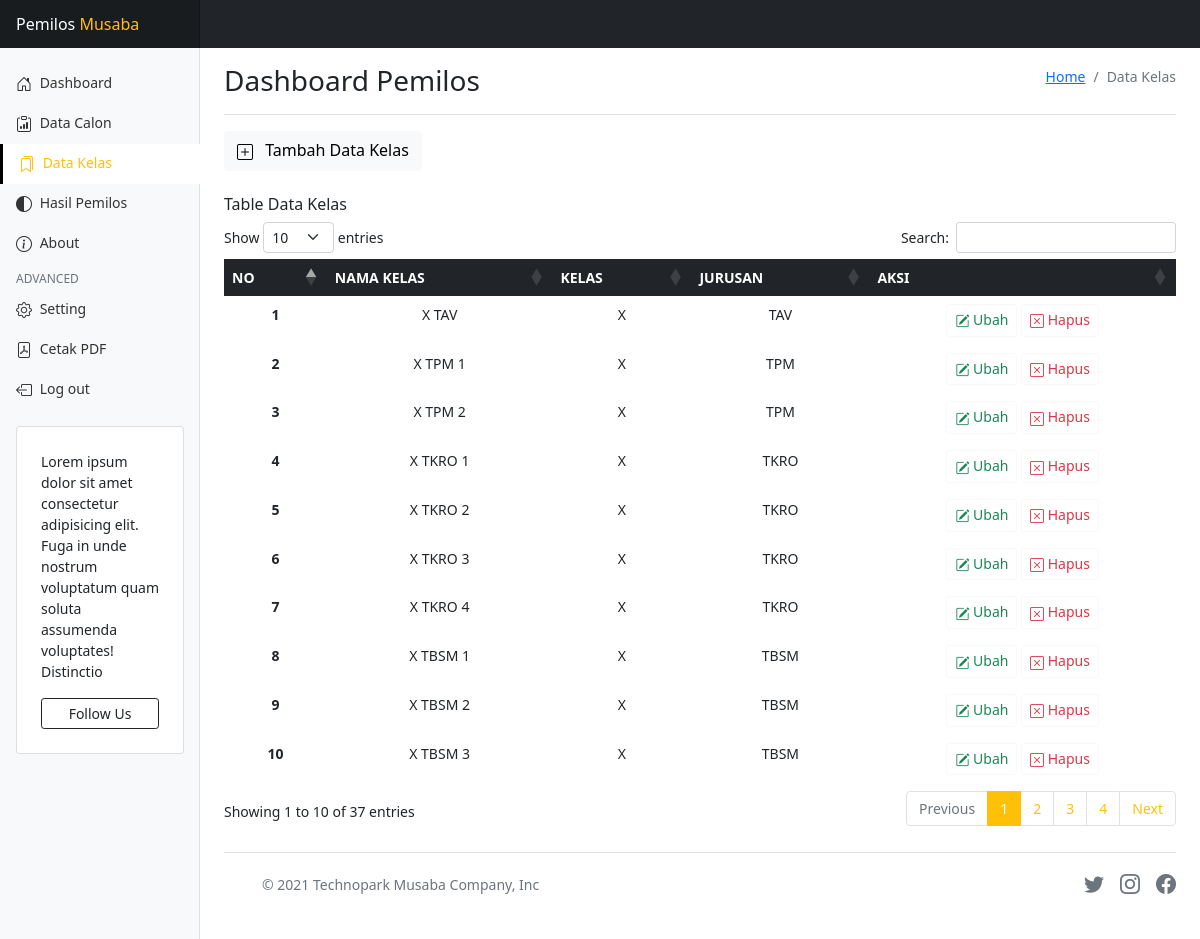
Page /admin_pemilos/dataKelas.php (signed in) on the committed database.
### tables this page shows
CREATE TABLE `tb_kelas` (
  `id_kelas` int(11) NOT NULL,
  `nama_kelas` varchar(255) NOT NULL,
  `kelas` enum('X','XI','XII') NOT NULL,
  `jurusan` varchar(255) NOT NULL
);

### admin_pemilos/dataKelas.php (the view, shortened to what this page needs)
<?php
include 'control.php';
$query_kelas = mysqli_query($conn, "SELECT * FROM tb_kelas");
?>
<!doctype html>
<html lang="en">
<head>
    <link rel="stylesheet" href="https://cdn.jsdelivr.net/npm/bootstrap-icons@1.5.0/font/bootstrap-icons.css">
    <link href="css/bootstrap.min.css" rel="stylesheet">
    <link rel="stylesheet" type="text/css" href="https://cdnjs.cloudflare.com/ajax/libs/twitter-bootstrap/5.0.1/css/bootstrap.min.css">
    <link rel="stylesheet" type="text/css" href="https://cdn.datatables.net/1.11.2/css/dataTables.bootstrap5.min.css">
    <link href="css/dashboard.css" rel="stylesheet">
    <link href="css/footers.css" rel="stylesheet">
</head>
<body>
    <header class="navbar navbar-dark sticky-top bg-dark flex-md-nowrap p-0">
        <a class="navbar-brand col-md-3 col-lg-2 me-0 px-3" href="#">Pemilos <span class="text-warning">Musaba</span></a>
    </header>
    <div class="container-fluid">
        <div class="row">
            <nav id="sidebarMenu" class="col-md-3 col-lg-2 d-md-block bg-light sidebar collapse">
                <div class="position-sticky pt-3">
                    <ul class="nav flex-column">
                        <li class="nav-item">
                            <a class="nav-link " aria-current="page" href="index.php">
                                <i class="bi bi-house-door fs-6 pe-1"></i>
                                Dashboard
                            </a>
                        </li>
                        <li class="nav-item">
                            <a class="nav-link" href="dataCalon.php">
                                <i class="bi bi-clipboard-data fs-6 pe-1"></i>
                                Data Calon
                            </a>
                        </li>
                        <li class="nav-item">
                            <a class="nav-link active" href="dataKelas.php">
                                <i class="bi bi-bookmarks fs-6 pe-1"></i>
                                Data Kelas
                            </a>
                        </li>
                        <li class="nav-item">
                            <a class="nav-link" href="hasil_diagram.php">
                                <i class="bi bi-circle-half fs-6 pe-1"></i>
                                Hasil Pemilos
                            </a>
                        </li>
                        <li class="nav-item">
                            <a class="nav-link" href="team.php">
                                <i class="bi bi-info-circle fs-6 pe-1"></i>
                                About
                            </a>
                        </li>
                        <h6 class="sidebar-heading d-flex justify-content-between align-items-center px-3 mt-2 mb-1 text-muted">
                            <span>Advanced</span>
                        </h6>
                        <li class="nav-item">
                            <a class="nav-link " href="setting.php">
                                <i class="bi bi-gear fs-6 pe-1"></i>
                                Setting
                            </a>
                        </li>
                        <li class="nav-item">
                            <a class="nav-link " href="cetak.php" target="_blank">
                                <i class="bi bi-file-pdf fs-6 pe-1"></i>
                                Cetak PDF
                            </a>
                        </li>
                        <li class="nav-item">
                            <a class="nav-link" href="logout.php">
                                <i class="bi bi-box-arrow-left fs-6 pe-1"></i>
                                Log out</a>
                        </li>
                    </ul>
                </div>
                <div class="card p-4 m-3 text-center" href="hasil_diagram.php">
                    <p class="text-start">Lorem ipsum dolor sit amet consectetur adipisicing elit. Fuga in unde nostrum voluptatum quam soluta assumenda voluptates! Distinctio</p>
                    <button type="button" class="btn btn-outline-dark btn-sm">Follow Us</button>
                </div>
            </nav>
            <main class="col-md-9 ms-sm-auto col-lg-10 px-md-4">
                <div class="d-flex justify-content-between flex-wrap flex-md-nowrap align-items-center pt-3 pb-2 mb-3 border-bottom">
                    <h3>Dashboard Pemilos</h3>
                    <nav aria-label="breadcrumb">
                        <ol class="breadcrumb">
                            <li class="breadcrumb-item"><a href="index.php">Home</a></li>
                            <li class="breadcrumb-item active">Data Kelas</li>
                        </ol>
                    </nav>
                </div>
                <div class="row">
                    <div class="col-md-12">
                        <button type="button" class="btn btn-light mb-4" data-bs-toggle="modal" data-bs-target="#tambahDataKelas">
                            <i class="bi bi-plus-square pe-2"></i>
                            Tambah Data Kelas
                        </button>
                        <h6>Table Data Kelas</h6>
                        <div class="table-responsive">
                            <table id="myTable" class="table table-hover table-borderless">
                                <thead class="table-dark">
                                    <tr class="text-center">
                                        <th scope="col">NO</th>
                                        <th scope="col">NAMA KELAS</th>
                                        <th scope="col">KELAS</th>
                                        <th scope="col">JURUSAN</th>
                                        <th scope="col">AKSI</th>
                                    </tr>
                                </thead>
                                <tbody>
                                    <?php $no = 1; ?>
                                    <?php foreach ($query_kelas as $kelas) : ?>
                                        <tr class="text-center">
                                            <th scope="row"><?= $no++; ?></th>
                                            <td><?= $kelas['nama_kelas']; ?></td>
                                            <td><?= $kelas['kelas']; ?></td>
                                            <td><?= $kelas['jurusan']; ?></td>
                                            <td class="text-center">
                                                <button type="button" data-bs-toggle="modal" data-bs-target="#ubahData<?= $kelas['id_kelas']; ?>" class="btn btn-outline-light text-success btn-sm">
                                                    <i class="bi bi-pencil-square"></i>
                                                    Ubah</button>
                                                <button type="button" data-bs-toggle="modal" data-bs-target="#hapusData<?= $kelas['id_kelas']; ?>" class="btn btn-outline-light text-danger btn-sm">
                                                    <i class="bi bi-x-square"></i>
                                                    Hapus</button>
                                            </td>
                                        </tr>
                                    <?php endforeach; ?>
                                </tbody>
                            </table>
                        </div>
                    </div>
                </div>
                <footer class="d-flex flex-wrap justify-content-between align-items-center py-3 my-4 border-top">
                    <div class="col-md-4 d-flex align-items-center">
                        <a href="/" class="mb-3 me-2 mb-md-0 text-muted text-decoration-none lh-1">
                            <svg class="bi" width="30" height="24">
                                <use xlink:href="#bootstrap" />
                            </svg>
                        </a>
                        <span class="text-muted">&copy; 2021 Technopark Musaba Company, Inc</span>
                    </div>
                    <ul class="nav col-md-4 justify-content-end list-unstyled d-flex">
                        <li class="ms-3"><a class="text-muted" href="#"><i class="bi bi-twitter fs-5"></i></a></li>
                        <li class="ms-3"><a class="text-muted" href="#"><i class="bi bi-instagram fs-5"></i></a></li>
                        <li class="ms-3"><a class="text-muted" href="#"><i class="bi bi-facebook fs-5"></i></a></li>
                    </ul>
                </footer>
            </main>
        </div>
    </div>
</body>
</html>

### admin_pemilos/css/dashboard.css (style rules this page uses)
body { font-size: .875rem; }
.sidebar { position: fixed; top: 0; bottom: 0; left: 0; z-index: 100; padding: 48px 0 0; box-shadow: inset -1px 0 0 rgba(0, 0, 0, .1); }
.sidebar .nav-link { font-weight: 500; color: #333; }
.sidebar .nav-link.active { color: #ffc107 !important; background-color: white; border-left: 3px solid black; }
.sidebar-heading { font-size: .75rem; text-transform: uppercase; }
.navbar-brand { padding-top: .75rem; padding-bottom: .75rem; font-size: 1rem; background-color: rgba(0, 0, 0, .25); box-shadow: inset -1px 0 0 rgba(0, 0, 0, .25); }

### admin_pemilos/css/footers.css (style rules this page uses)
.bi { vertical-align: -.125em; fill: currentColor; }

### rows in the picture
tb_kelas: nama_kelas "X TAV", kelas "X", jurusan "TAV"
tb_kelas: nama_kelas "X TPM 1", kelas "X", jurusan "TPM"
tb_kelas: nama_kelas "X TPM 2", kelas "X", jurusan "TPM"
tb_kelas: nama_kelas "X TKRO 1", kelas "X", jurusan "TKRO"
tb_kelas: nama_kelas "X TKRO 2", kelas "X", jurusan "TKRO"
tb_kelas: nama_kelas "X TKRO 3", kelas "X", jurusan "TKRO"
tb_kelas: nama_kelas "X TKRO 4", kelas "X", jurusan "TKRO"
tb_kelas: nama_kelas "X TBSM 1", kelas "X", jurusan "TBSM"
tb_kelas: nama_kelas "X TBSM 2", kelas "X", jurusan "TBSM"
tb_kelas: nama_kelas "X TBSM 3", kelas "X", jurusan "TBSM"
